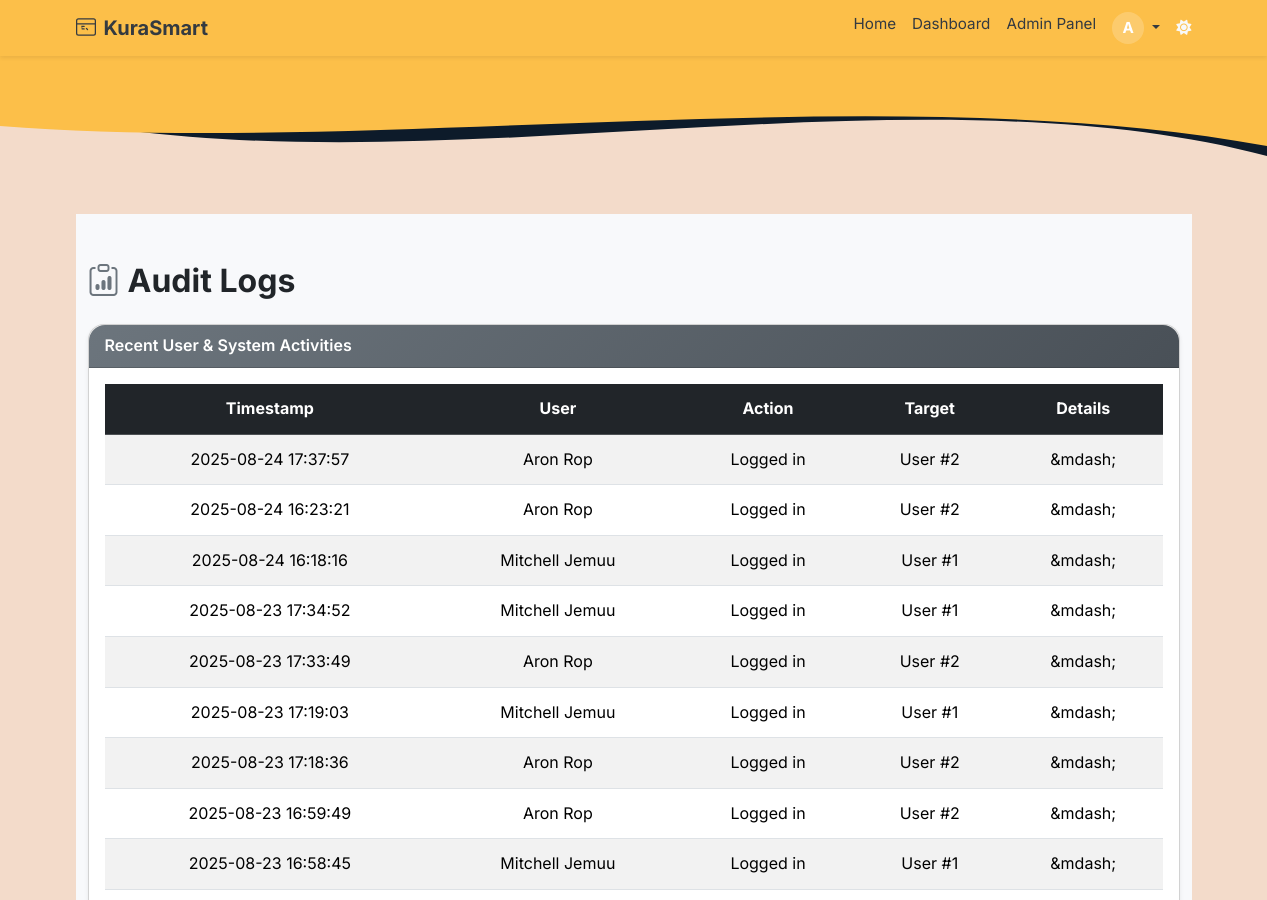
Page /admin/audit-logs (signed in, upper part) on the earlier database version.
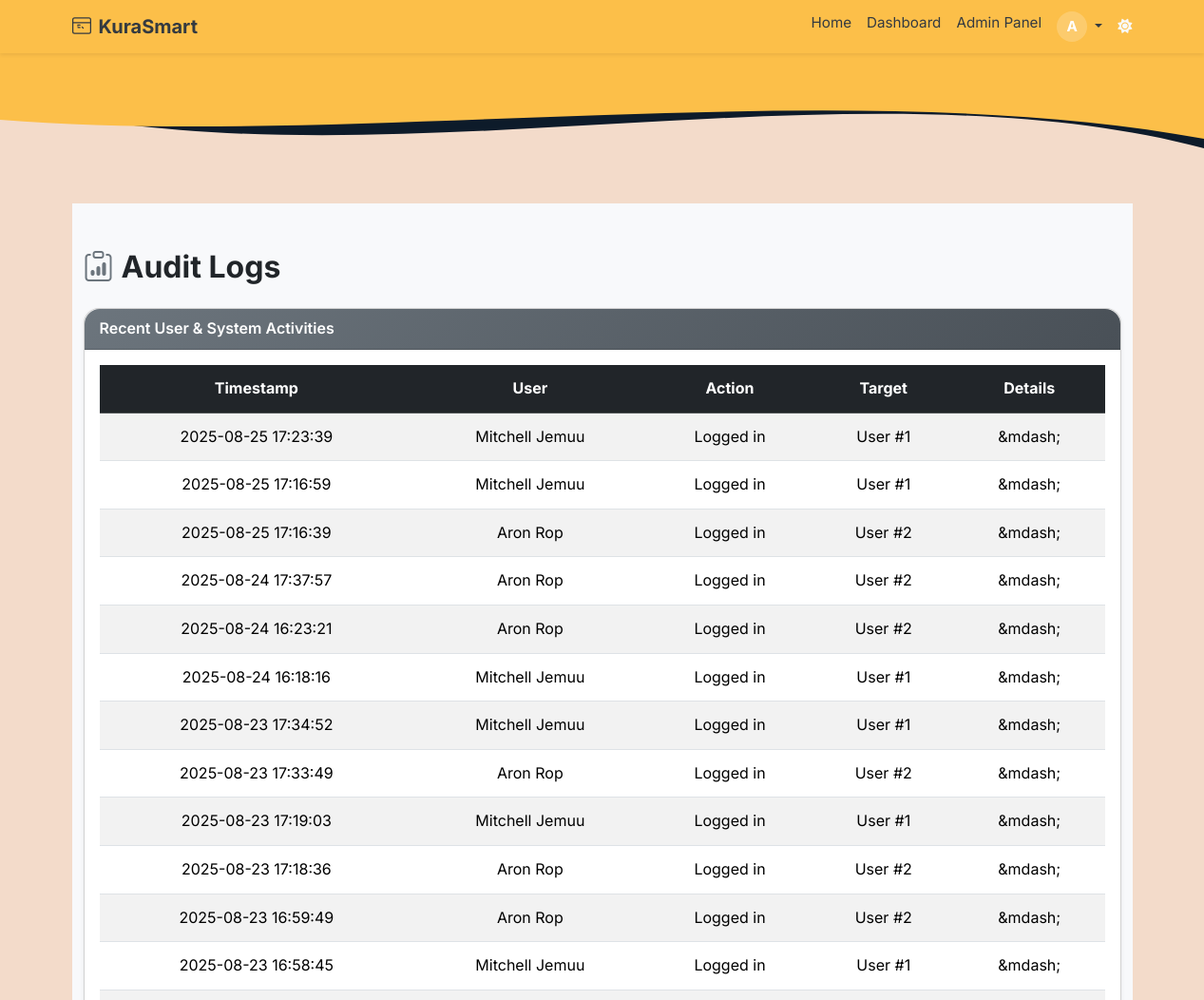
Same page on the later database version.
### app/models.py (models this page shows, shortened)
class User(db.Model, UserMixin):
    __tablename__ = 'users'
    id = db.Column(db.Integer, primary_key=True)
    email = db.Column(db.String(120), unique=True, nullable=False, index=True)
    full_name = db.Column(db.String(120), nullable=False)
    username = db.Column(db.String(80), unique=True, nullable=True)
    id_number = db.Column(db.String(20), unique=True, nullable=True)
    password_hash = db.Column(db.String(128), nullable=False)
    voting_type = db.Column(db.String(10), nullable=False, default="informal")
    national_id = db.Column(db.String(20), unique=True, nullable=True)
    dob = db.Column(db.Date, nullable=True)
    gender = db.Column(db.String(10), nullable=True)
    county = db.Column(db.String(100), nullable=True)
    sub_county = db.Column(db.String(100), nullable=True)
    division = db.Column(db.String(100), nullable=True)
    location = db.Column(db.String(100), nullable=True)
    sub_location = db.Column(db.String(100), nullable=True)
    profile_image = db.Column(db.String(255), nullable=True, default='profile_images/default-profile.png')
    is_verified = db.Column(db.Boolean, default=False, index=True)
    is_superadmin = db.Column(db.Boolean, default=False)
    role = db.Column(db.Enum(UserRole), default=UserRole.voter, nullable=False, index=True)
    created_at = db.Column(db.DateTime, default=datetime.utcnow)
    candidates = db.relationship('Candidate', back_populates='user', lazy='dynamic')
    verification_requests = db.relationship('VerificationRequest', back_populates='user', lazy='dynamic')
    votes = db.relationship('Vote', back_populates='voter', lazy='dynamic')
    def is_super_admin(self):
        return self.role == UserRole.super_admin

class AuditLog(db.Model):
    __tablename__ = 'audit_logs'
    id = db.Column(db.Integer, primary_key=True)
    user_id = db.Column(db.Integer, db.ForeignKey('users.id'), nullable=False)
    action = db.Column(db.String(255), nullable=False)
    target_type = db.Column(db.String(50))
    target_id = db.Column(db.Integer)
    timestamp = db.Column(db.DateTime, default=datetime.utcnow)
    details = db.Column(db.Text)
    user = db.relationship('User', backref='audit_logs')

### app/routes/web_auth.py (the view)
@admin_web_bp.route('/audit-logs')
@login_required
@super_admin_required
def audit_logs():
    try:
        logs = AuditLog.query.order_by(AuditLog.timestamp.desc()).limit(100).all()
        return render_template('admin/audit_logs.html', logs=logs)
    except Exception as e:
        flash(f"Error loading audit logs: {e}", "danger")
        return redirect(url_for('admin_web.dashboard'))

### app/routes/web_auth.py (called while the page is built)
@admin_web_bp.context_processor
def inject_notifications():
    if current_user.is_authenticated:
        unread_notifications = Notification.query.filter_by(user_id=current_user.id, read=False).order_by(Notification.created_at.desc()).all()
        return dict(unread_notifications=unread_notifications)
    return dict(unread_notifications=[])

### app/templates/admin/audit_logs.html (shortened to what this page needs)
{% extends "base.html" %}
{% block content %}
<div class="manage-elections-background py-5">
  <div class="container" data-aos="fade-up">
    <h2 class="mb-4 fw-bold">
      <i class="bi bi-clipboard-data me-2 text-secondary"></i>Audit Logs
    </h2>
    <div class="card shadow-sm rounded-4" data-aos="fade-left">
      <div class="card-header bg-gradient-secondary text-white fw-semibold rounded-top-4">
        Recent User & System Activities
      </div>
      <div class="card-body">
        {% if logs %}
        <div class="table-responsive">
          <table class="table align-middle table-hover text-center table-striped">
            <thead class="table-dark">
              <tr>
                <th>Timestamp</th>
                <th>User</th>
                <th>Action</th>
                <th>Target</th>
                <th>Details</th>
              </tr>
            </thead>
            <tbody>
              {% for log in logs %}
              <tr data-aos="fade-up" data-aos-delay="{{ loop.index * 50 }}">
                <td class="text-wrap text-break">{{ log.timestamp.strftime('%Y-%m-%d %H:%M:%S') }}</td>
                <td class="text-wrap text-break">{{ log.user.full_name }}</td>
                <td class="text-wrap text-break">{{ log.action }}</td>
                <td class="text-wrap text-break">
                  {% if log.target_type %}
                    {{ log.target_type }} #{{ log.target_id }}
                  {% else %}
                    &mdash;
                  {% endif %}
                </td>
                <td class="text-wrap text-break">{{ log.details or '&mdash;' }}</td>
              </tr>
              {% endfor %}
            </tbody>
          </table>
        </div>
        {% else %}
        <p class="text-center text-muted">No audit logs available.</p>
        {% endif %}
      </div>
    </div>
  </div>
</div>
{% endblock %}

### app/templates/base.html (shortened to what this page needs)
<!DOCTYPE html>
<html lang="en" data-bs-theme="auto">
<head>
  <link rel="stylesheet" href="https://cdn.jsdelivr.net/npm/bootstrap@5.3.3/dist/css/bootstrap.min.css">
  <link rel="stylesheet" href="https://cdnjs.cloudflare.com/ajax/libs/font-awesome/6.5.0/css/all.min.css"/>
  <link rel="stylesheet" href="https://cdn.jsdelivr.net/npm/aos@2.3.4/dist/aos.css">
  <link rel="stylesheet" href="https://cdn.jsdelivr.net/npm/bootstrap-icons@1.10.5/font/bootstrap-icons.css">
  <link rel="stylesheet" href="{{ url_for('static', filename='styles.css') }}">
</head>
<body class="text-dark d-flex flex-column min-vh-100">
  <nav class="navbar navbar-expand-lg sticky-top shadow-sm" style="background-color: #fcbf49;">
    <div class="container">
      <a class="navbar-brand fw-bold d-flex align-items-center gap-2" href="{{ url_for('main.index') }}">
        KuraSmart
      </a>
      <div class="collapse navbar-collapse" id="navCollapse">
        <ul class="navbar-nav ms-auto mb-2 mb-lg-0">
          <li class="nav-item">
            <a class="nav-link {% if request.endpoint == 'main.index' %}active{% endif %}" href="{{ url_for('main.index') }}">Home</a>
          </li>
          {% if current_user.is_authenticated %}
            <li class="nav-item">
              <a class="nav-link {% if request.endpoint in ['admin_web.dashboard'] %}active{% endif %}" href="{{ url_for('admin_web.dashboard') }}">
                Dashboard
              </a>
            </li>
            {% if current_user.is_super_admin or current_user.role == 'admin' %}
              <li class="nav-item">
                <a class="nav-link {% if request.endpoint == 'admin_web.dashboard' %}active{% endif %}" href="{{ url_for('admin_web.dashboard') }}">
                  Admin Panel
                </a>
              </li>
            {% endif %}
            <li class="nav-item dropdown">
              <a class="nav-link dropdown-toggle" href="#" id="userMenu" role="button" data-bs-toggle="dropdown" aria-expanded="false">
                <div class="nav-profile-wrapper">
                  <div class="profile-initial bg10">
                    {{ current_user.full_name[0]|upper }}
                  </div>
                </div>
              </a>
            </li>
          {% endif %}
        </ul>
        <span id="theme-toggle" class="text-light ms-2" title="Toggle theme" style="cursor: pointer;">
          <i class="fas fa-moon"></i>
        </span>
      </div>
    </div>
  </nav>
  <div class="position-relative">
    <svg viewBox="0 0 500 150" preserveAspectRatio="none" class="w-100" style="height: 150px; display: block;">
      <path d="M0,50 C150,150 350,0 500,100 L500,0 L0,0 Z" style="fill: #0d1b2a;"></path>
      <path d="M0,70 C150,100 350,20 500,90 L500,0 L0,0 Z" style="fill: #fcbf49;"></path>
    </svg>
  </div>
  <main class="container py-2 flex-grow-1">
    {% block content %}{% endblock %}
  </main>
</body>
</html>

### app/static/styles.css (style rules this page uses)
body { font-family: 'Segoe UI', Tahoma, Geneva, Verdana, sans-serif; background-color: #f8f9fa; margin: 0; padding: 0; }
.navbar-brand { font-weight: bold; color: #343a40 !important; }
.navbar-nav .nav-item .nav-link { color: #343a40; }

### app/templates/base.html (style rules this page uses)
body { font-family: 'Inter', sans-serif; background-color: #F3DBCA; margin: 0; padding: 0; line-height: 1.6; }
.navbar { padding-top: 0.25rem; padding-bottom: 0.25rem; font-size: 0.95rem; }
.navbar-brand svg { margin-top: -2px; }
.nav-profile-wrapper { position: relative; display: inline-block; }
.profile-initial { background-color: #ffffff33; color: #ffffff; font-weight: bold; width: 32px; height: 32px; display: flex; align-items: center; justify-content: center; border-radius: 50%; font-size: 0.95rem; text-transform: uppercase; cursor: pointer; }

### app/templates/admin/audit_logs.html (style rules this page uses)
.manage-elections-background { background: #f8f9fb; min-height: 100vh; }
.bg-gradient-secondary { background: linear-gradient(135deg, #6c757d, #495057); }
.card { border-radius: 0.75rem; }
.table td, .table th { vertical-align: middle; padding: 0.75rem; word-wrap: break-word; white-space: normal; }
.table-responsive { overflow-x: auto; }

Differences in the rows shown:
added AuditLog: timestamp "2025-08-25 17:23:39", user.full_name "Mitchell Jemuu", action "Logged in", target_type "User", target_id "1", details "&mdash;"
added AuditLog: timestamp "2025-08-25 17:16:59", user.full_name "Mitchell Jemuu", action "Logged in", target_type "User", target_id "1", details "&mdash;"
added AuditLog: timestamp "2025-08-25 17:16:39", user.full_name "Aron Rop", action "Logged in", target_type "User", target_id "2", details "&mdash;"
